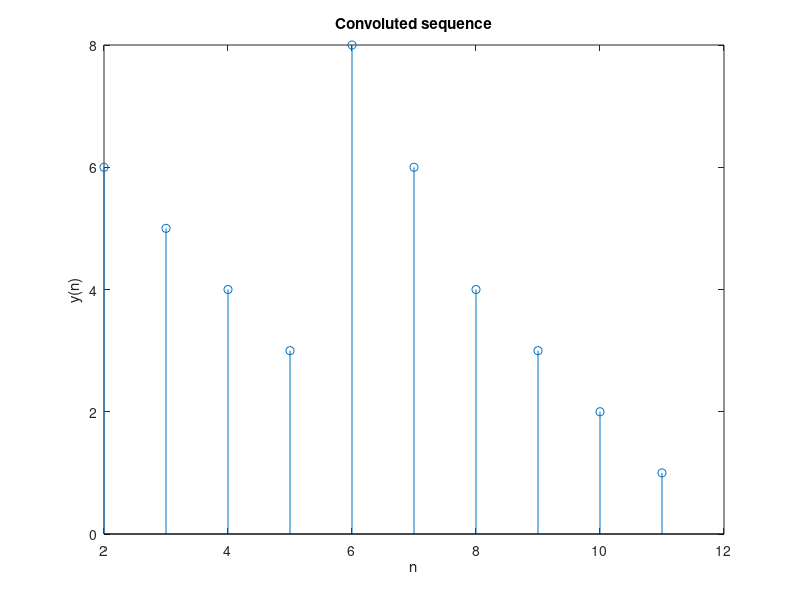

Recreate this plot in MATLAB.
clear;

x=[6 5 4 3 2 1];
l1 = 1; u1 = length(x); x1 = l1:u1;

h = [1 0 0 0 1];
l2 = 1; u2 = length(h); h1 = l2:u2;

l = l1+l2; u = u1+u2; n = l:u;

for i = 1:numel(n)
    y(i) = 0;
    for k = 1:numel(x)
        if (i+1-k) <= 0
            y(i) = y(i)+(x(k)*0);
            else if (i+1-k)>numel(h)y(i) = y(i)+(x(k)*0);
                else y(i) = y(i)+(x(k)*h(i+1-k));
            end
        end
    end
end

disp(y);
stem(n,y);
title('Convoluted sequence');xlabel('n');ylabel('y(n)');